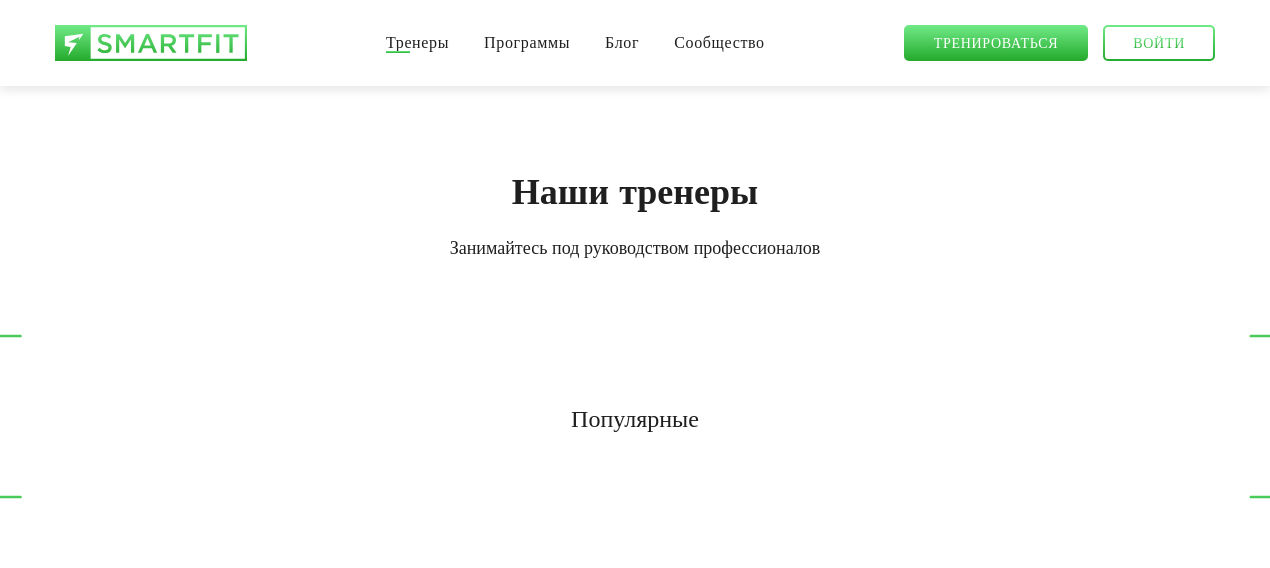
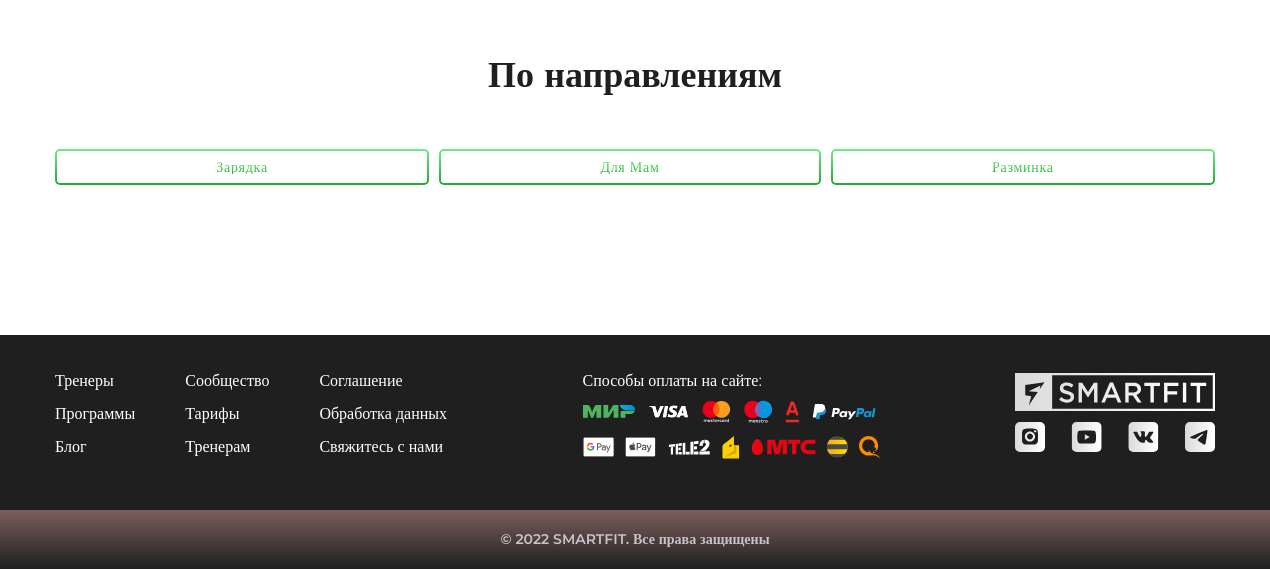
The app's page /trainers/, older data (2 pictures, top to bottom).
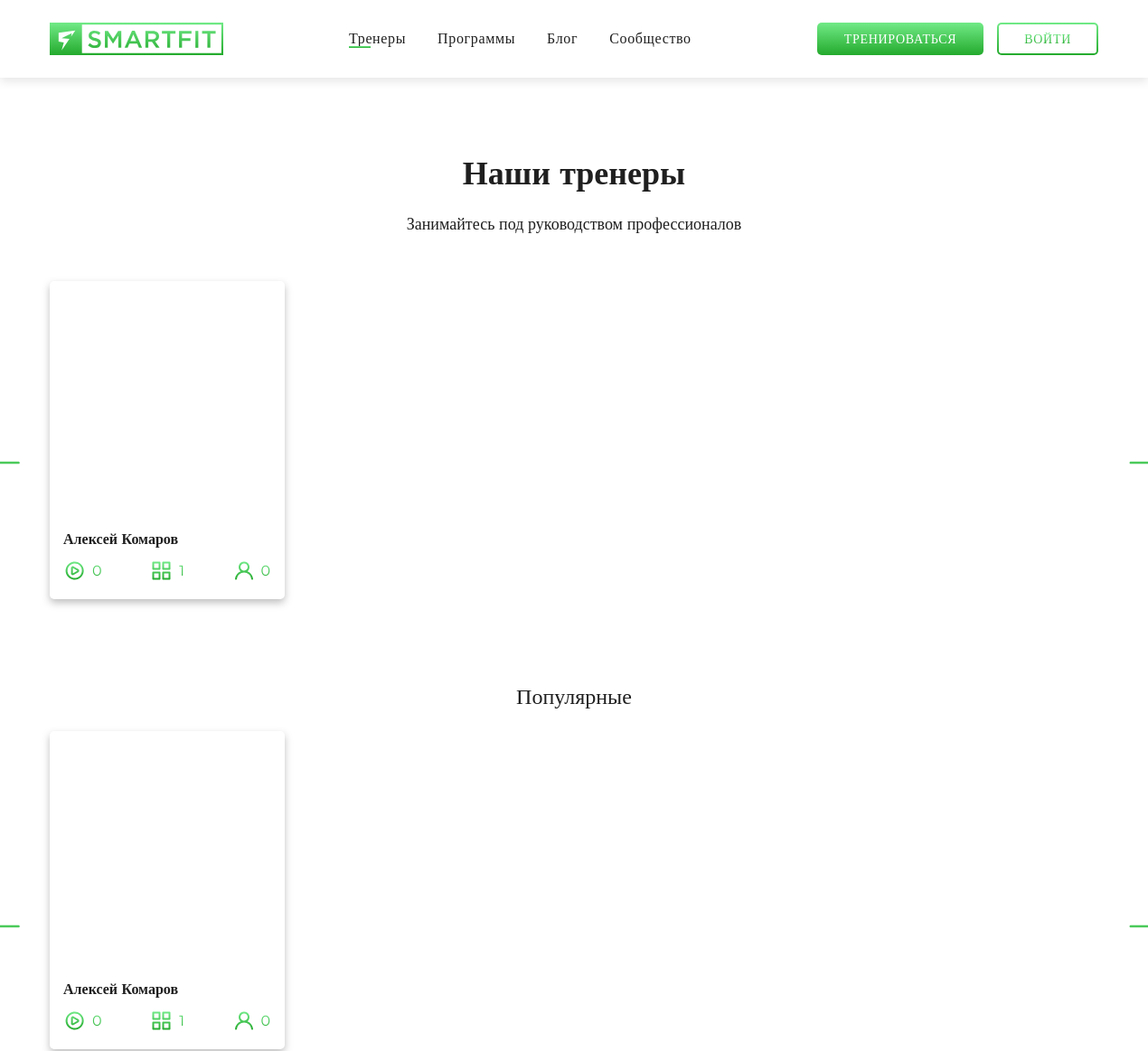
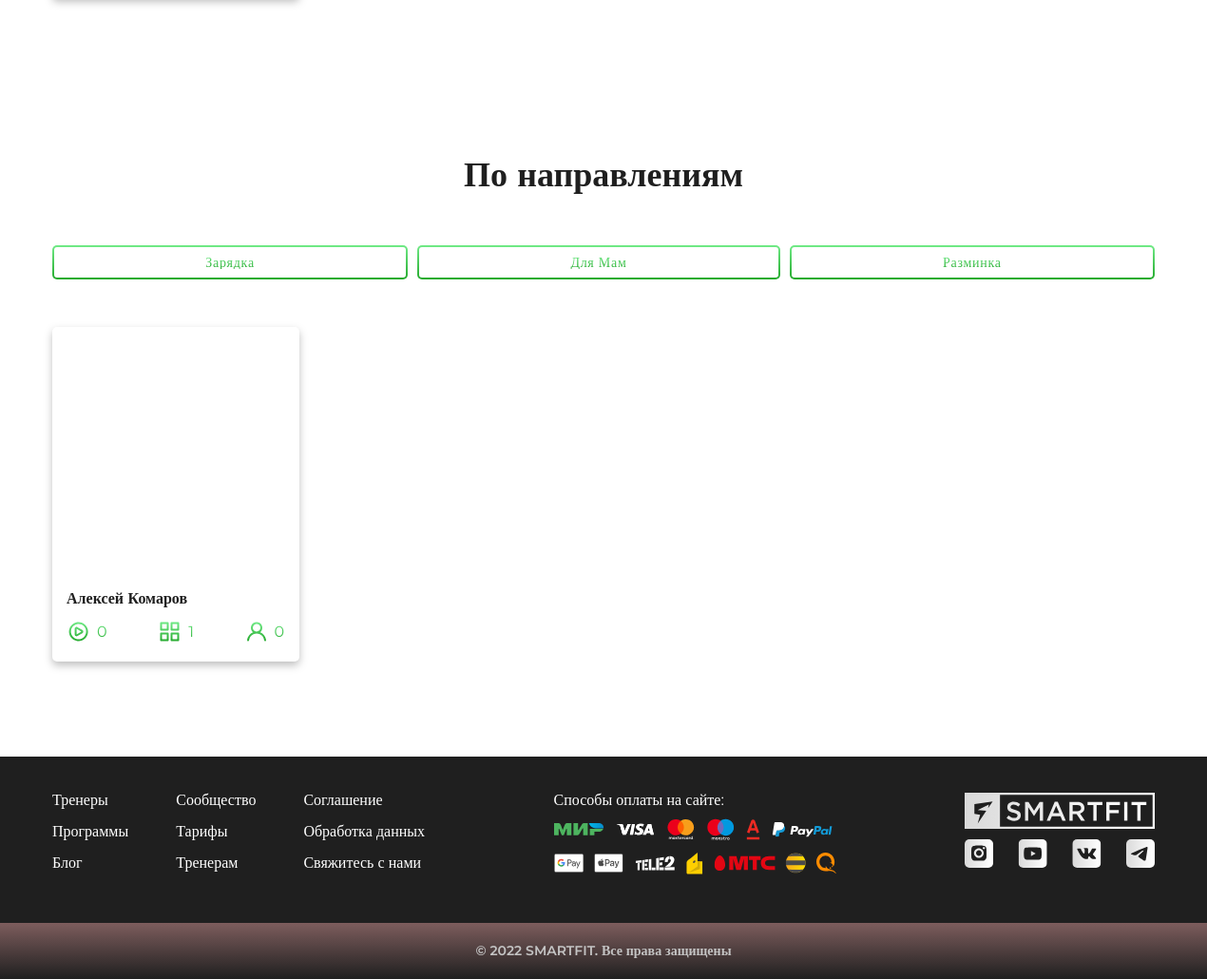
The same page, newer data (2 pictures, top to bottom).
### core/models.py (models this page shows, shortened)
class Trainer(models.Model):
    name = models.CharField(max_length=20, verbose_name='Имя')
    trend = models.ForeignKey(Trend, on_delete=models.SET_NULL, null=True)
    preview_pic = models.ImageField()
    main_pic = models.ImageField(default=0)
    bio = models.TextField()
    video = models.CharField(max_length=1000)
    direction = models.ManyToManyField(Direction, through='Workout')
    workouts = models.IntegerField(default=0)
    programs = models.IntegerField(default=0)
    subscribers = models.IntegerField(default=0)
    class Meta:
        verbose_name = 'Тренер'

### core/views.py (the view)
# urls.py: path('trainers/', views.trainers, name='trainers'),
def trainers(request):
    template = 'trainers.html'
    context = {
        'popular': Trainer.objects.order_by('subscribers')[:10],
        'all': Trainer.objects.all(),
        'directions': Direction.objects.all(),
    }
    return render(request, template, context)

### core/templates/trainers.html (shortened to what the changed rows need)
<!DOCTYPE html>
<html lang="en" xmlns="http://www.w3.org/1999/html">
<head>
    <link rel="stylesheet" href="../static/fonts/stylesheet.css">
    <link rel="stylesheet" href="../static/css/SF_main.css">
    <link rel="stylesheet" href="../static/css/SF_components.css">
    <link rel="stylesheet" href="../static/css/SF_lk.css">
    <link rel="stylesheet" href="../static/css/modal.css">
</head>
<body>
<div class="trainers page">
    <div class="trainers__inner wrapper">
        <h2 class="trainers__title center">Наши тренеры</h2>
        <div class="wrapper">
            <div class='carousel trainers__carousel-1'>
                <div class="carousel__inner">
                    <div class="carousel__swiper swiper-container trainers__carousel-1">
                        <div class="swiper-wrapper">
                            {% for i in all %}
                                <a href="{% url 'trainer' i.id %}">
                                    <div class="swiper-slide">
                                        <div class="trainer-slide">
                                            <div class="trainer-slide__frame"
                                                 style='background-image: url("/media/{{ i.preview_pic }}")'></div>
                                            <div class="trainer-slide__info">
                                                <p class="trainer-slide__name">{{ i.name }}</p>
                                                <div class="trainer-slide__misc">
                                                    <div class="trainer-slide__item">
                                                        <img src='../static/images/videos.svg' alt=""
                                                             class="trainer-slide__item-icon"/>
                                                        {{ i.workouts }}
                                                    </div>
                                                    <div class="trainer-slide__item">
                                                        <img src='../static/images/apps.svg' alt=""
                                                             class="trainer-slide__item-icon"/>
                                                        {{ i.programs }}
                                                    </div>
                                                    <div class="trainer-slide__item">
                                                        <img src='../static/images/user.svg' alt=""
                                                             class="trainer-slide__item-icon"/>
                                                        {{ i.subscribers }}
                                                    </div>
                                                </div>
                                            </div>
                                        </div>
                                    </div>
                                </a>
                            {% endfor %}
                        </div>
                    </div>
                </div>
            </div>
        </div>
        <div class="wrapper">
            <div class='carousel trainers__carousel-2'>
                <div class="carousel__inner">
                    <div class="carousel__swiper swiper-container trainers__carousel-2">
                        <div class="swiper-wrapper">
                            {% for i in popular %}
                                <a href="{% url 'trainer' i.id %}">
                                    <div class="swiper-slide">
                                        <div class="trainer-slide">
                                            <div class="trainer-slide__frame"
                                                 style='background-image: url("../../media/{{ i.preview_pic }}")'></div>
                                            <div class="trainer-slide__info">
                                                <p class="trainer-slide__name">{{ i.name }}</p>
                                                <div class="trainer-slide__misc">
                                                    <div class="trainer-slide__item">
                                                        <img src='../static/images/videos.svg' alt=""
                                                             class="trainer-slide__item-icon"/>
                                                        {{ i.workouts }}
                                                    </div>
                                                    <div class="trainer-slide__item">
                                                        <img src='../static/images/apps.svg' alt=""
                                                             class="trainer-slide__item-icon"/>
                                                        {{ i.programs }}
                                                    </div>
                                                    <div class="trainer-slide__item">
                                                        <img src='../static/images/user.svg' alt=""
                                                             class="trainer-slide__item-icon"/>
                                                        {{ i.subscribers }}
                                                    </div>
                                                </div>
                                            </div>
                                        </div>
                                    </div>
                                </a>
                            {% endfor %}
                        </div>
                    </div>
                </div>
            </div>
        </div>
        <h2 class="trainers__title trainers__title-2">По направлениям</h2>
        {% if request.user_agent.is_mobile %}
            <div class="wrapper">
                <div class='carousel trainers-mobile'>
                    <div class="carousel__inner">
                        <div class="carousel__swiper swiper-container trainers-mobile">
                            <div class="swiper-wrapper">
                                {% for i in all %}
                                    <a href="{% url 'trainer' i.id %}">
                                        <div class="swiper-slide
                                                {% for j in i.direction.all %}{{ j.id }} {% endfor %} trainers_filter_slide">
                                            <div class="trainer-slide">
                                                <div class="trainer-slide__frame" style='
                                                        background-image:url("/media/{{ i.preview_pic }}") '></div>
                                                <div class="trainer-slide__info">
                                                    <p class="trainer-slide__name">{{ i.name }}</p>
                                                    <div class="trainer-slide__misc">
                                                        <div class="trainer-slide__item">
                                                            <img src='../static/images/videos.svg' alt=""
                                                                 class="trainer-slide__item-icon"/>
                                                            {{ i.workouts }}
                                                        </div>
                                                        <div class="trainer-slide__item">
                                                            <img src='../static/images/apps.svg' alt=""
                                                                 class="trainer-slide__item-icon"/>
                                                            {{ i.programs }}
                                                        </div>
                                                        <div class="trainer-slide__item">
                                                            <img src='../static/images/user.svg' alt=""
                                                                 class="trainer-slide__item-icon"/>
                                                            {{ i.subscribers }}
                                                        </div>
                                                    </div>
                                                </div>
                                            </div>
                                        </div>
                                    </a>
                                {% endfor %}
                            </div>
                        </div>
                    </div>
                </div>
            </div>
        {% else %}
            <div class="trainers__box">
                {% for i in all %}
                    <div class="trainer-slide
                            {% for j in i.direction.all %}{{ j.id }} {% endfor %} trainers_filter_slide">
                        <a href="{% url 'trainer' i.id %}">
                            <div class="trainer-slide__frame"
                                 style="background-image:url('/media/{{ i.preview_pic }}')"></div>
                            <div class="trainer-slide__info">
                                <p class="trainer-slide__name">{{ i.name }}</p>
                                <div class="trainer-slide__misc">
                                    <div class="trainer-slide__item">
                                        <img src="../static/images/videos.svg" alt="" class="trainer-slide__item-icon"/>
                                        {{ i.workouts }}
                                    </div>
                                    <div class="trainer-slide__item">
                                        <img src="../static/images/apps.svg" alt="" class="trainer-slide__item-icon"/>
                                        {{ i.programs }}
                                    </div>
                                    <div class="trainer-slide__item">
                                        <img src="../static/images/user.svg" alt="" class="trainer-slide__item-icon"/>
                                        {{ i.subscribers }}
                                    </div>
                                </div>
                            </div>
                        </a>
                    </div>
                {% endfor %}
            </div>
        {% endif %}
    </div>
</div>
</body>
</html>

Row changes from the older to the newer data that the page shows:
added Trainer: name "Алексей Комаров", workouts "0", programs "1", subscribers "0"
